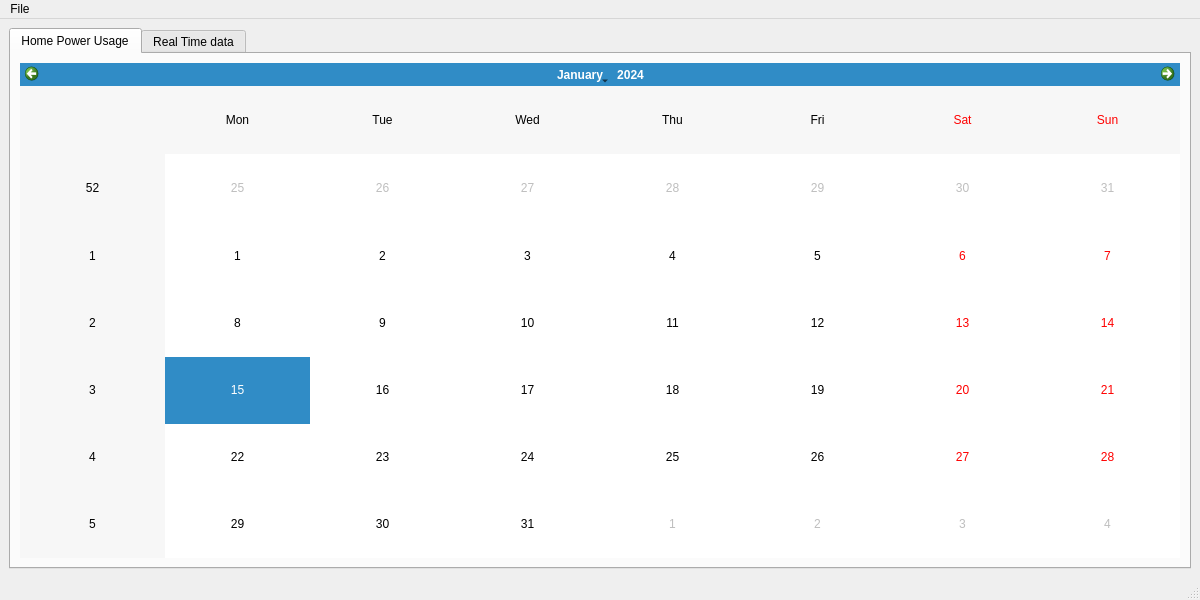
<?xml version="1.0" encoding="UTF-8"?>
<ui version="4.0">
 <class>main_window</class>
 <widget class="QMainWindow" name="main_window">
  <property name="geometry">
   <rect>
    <x>0</x>
    <y>0</y>
    <width>1200</width>
    <height>600</height>
   </rect>
  </property>
  <property name="windowTitle">
   <string>MainWindow</string>
  </property>
  <widget class="QWidget" name="centralwidget">
   <layout class="QGridLayout" name="gridLayout">
    <item row="0" column="0">
     <widget class="QTabWidget" name="tab_widget">
      <property name="currentIndex">
       <number>0</number>
      </property>
      <widget class="QWidget" name="tab_power_usage">
       <attribute name="title">
        <string>Home Power Usage</string>
       </attribute>
       <layout class="QGridLayout" name="gridLayout_2">
        <item row="0" column="0">
         <layout class="QHBoxLayout" name="home_usage_layout">
          <item>
           <widget class="QCalendarWidget" name="calendar_widget"/>
          </item>
         </layout>
        </item>
        <item row="0" column="1">
         <layout class="QVBoxLayout" name="day_power_usage_layout"/>
        </item>
       </layout>
      </widget>
      <widget class="QWidget" name="tab_real_time_data">
       <attribute name="title">
        <string>Real Time data</string>
       </attribute>
       <layout class="QGridLayout" name="gridLayout_3">
        <item row="0" column="0">
         <layout class="QHBoxLayout" name="real_time_reception_control_layout">
          <item>
           <widget class="QPushButton" name="start_teleinfo_reception_button">
            <property name="text">
             <string>Start Reception</string>
            </property>
           </widget>
          </item>
          <item>
           <widget class="QPushButton" name="stop_teleinfo_reception_button">
            <property name="text">
             <string>Stop</string>
            </property>
           </widget>
          </item>
          <item>
           <widget class="QLabel" name="teleinfo_reception_status_label">
            <property name="text">
             <string>Reception Stopped</string>
            </property>
           </widget>
          </item>
         </layout>
        </item>
        <item row="1" column="0">
         <layout class="QVBoxLayout" name="real_time_data_layout"/>
        </item>
       </layout>
      </widget>
     </widget>
    </item>
   </layout>
  </widget>
  <widget class="QMenuBar" name="menu_bar">
   <property name="geometry">
    <rect>
     <x>0</x>
     <y>0</y>
     <width>1200</width>
     <height>21</height>
    </rect>
   </property>
   <widget class="QMenu" name="menu_file">
    <property name="title">
     <string>File</string>
    </property>
    <addaction name="menu_action_settings"/>
    <addaction name="menu_action_exit"/>
   </widget>
   <addaction name="menu_file"/>
  </widget>
  <widget class="QStatusBar" name="statusbar"/>
  <action name="actiontest">
   <property name="text">
    <string>test</string>
   </property>
  </action>
  <action name="disconnect_menu_action">
   <property name="text">
    <string>disconnect_menu_action</string>
   </property>
  </action>
  <action name="connect_menu_action">
   <property name="text">
    <string>connect_menu_action</string>
   </property>
  </action>
  <action name="settings_menu_action">
   <property name="text">
    <string>settings_menu_action</string>
   </property>
  </action>
  <action name="exit_menu_action">
   <property name="text">
    <string>exit_menu_action</string>
   </property>
  </action>
  <action name="actionConnect">
   <property name="text">
    <string>Connect</string>
   </property>
  </action>
  <action name="connect_menu">
   <property name="text">
    <string>Connect</string>
   </property>
  </action>
  <action name="actiondfvd">
   <property name="text">
    <string>dfvd</string>
   </property>
  </action>
  <action name="actionconnect_menu_action">
   <property name="text">
    <string>connect_menu_action</string>
   </property>
  </action>
  <action name="menu_action_connect">
   <property name="text">
    <string>Connect</string>
   </property>
   <property name="statusTip">
    <string>Connect to remote server</string>
   </property>
  </action>
  <action name="menu_action_disconnect">
   <property name="text">
    <string>Disconnect</string>
   </property>
   <property name="statusTip">
    <string>Disconnect from remote server</string>
   </property>
  </action>
  <action name="menu_action_settings">
   <property name="text">
    <string>Settings</string>
   </property>
   <property name="statusTip">
    <string>Application settings</string>
   </property>
  </action>
  <action name="menu_action_exit">
   <property name="text">
    <string>Exit</string>
   </property>
   <property name="statusTip">
    <string>Exit application</string>
   </property>
   <property name="shortcut">
    <string>Ctrl+Q</string>
   </property>
  </action>
 </widget>
 <resources/>
 <connections/>
</ui>
